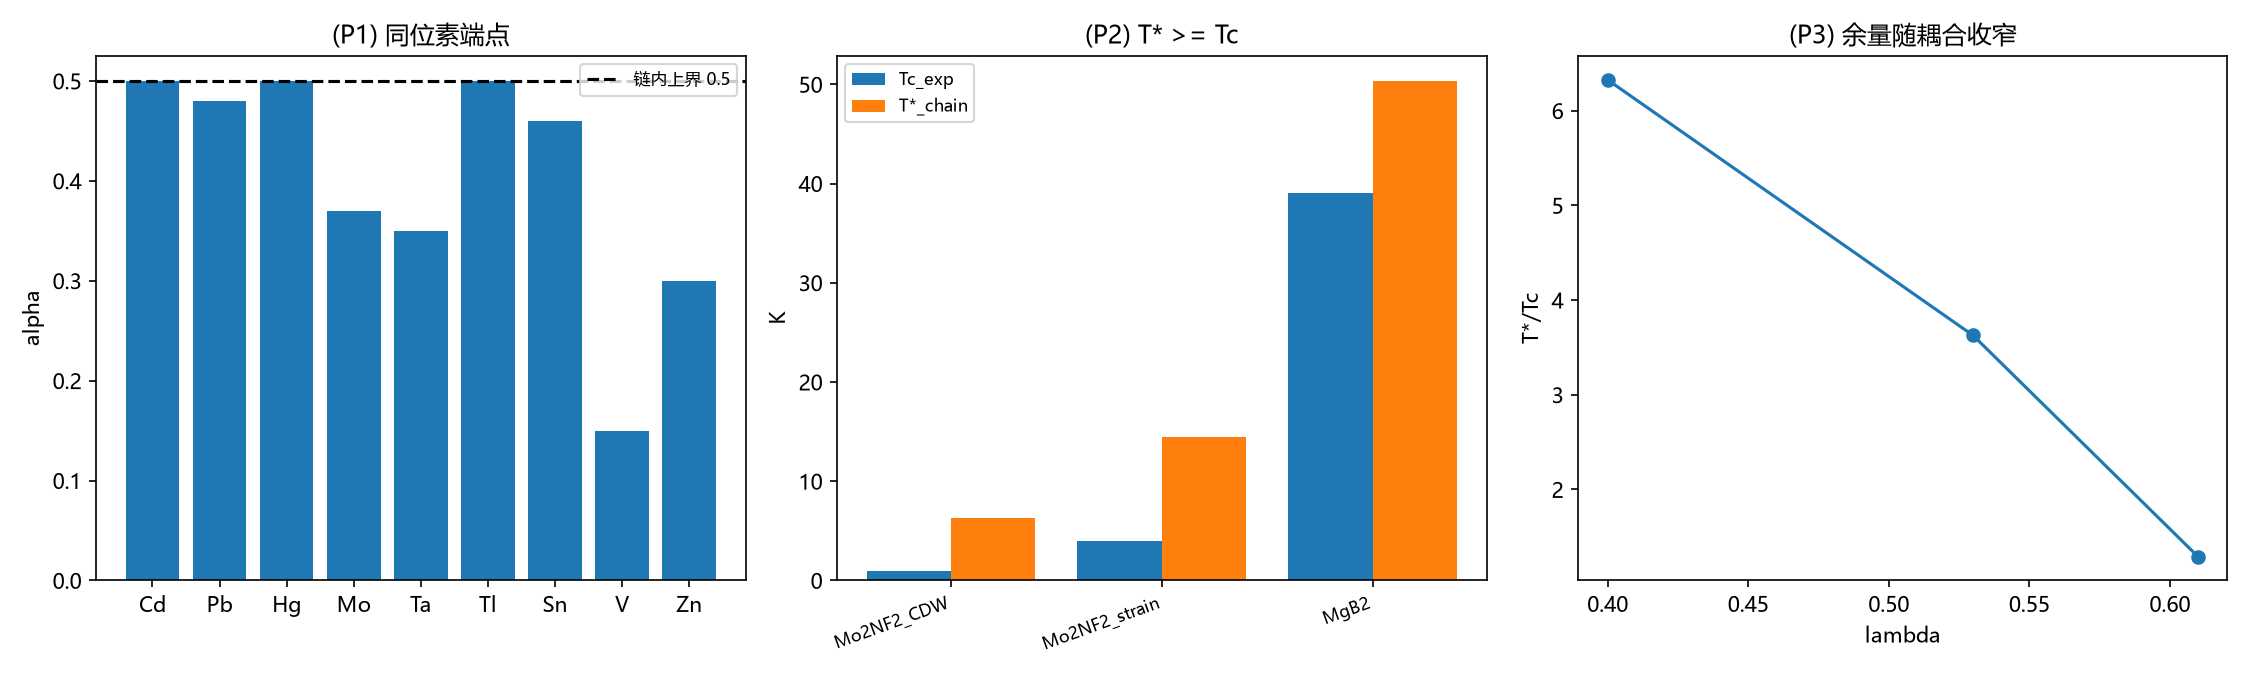

Write Python code to recreate this figure.
# -*- coding: utf-8 -*-
"""预注册判定 R12：T* 上界与同位素端点盲测（第 160 轮）

严格按 07_数据与现象/预注册判定_R12.md 的判据跑数；无拟合、无反解、不挑子集。
运行：python "R12_T星上界与同位素端点盲测.py"（本目录）
输出：R12_T星上界与同位素端点盲测.png / .json
"""
import csv
import json
import numpy as np
import matplotlib
matplotlib.use("Agg")
import matplotlib.pyplot as plt
from pathlib import Path

plt.rcParams["font.sans-serif"] = ["Microsoft YaHei", "SimHei", "DejaVu Sans"]
plt.rcParams["axes.unicode_minus"] = False

BASE = Path("..") / "07_数据与现象"
ELEM = BASE / "实验数据_元素.csv"
IND = BASE / "数据" / "独立参数集_第一性Eliashberg.csv"

PREF = 1.13 * np.exp(-1.0 / 6.0)     # 0.95653


def tstar(lam, wlog):
    return PREF * wlog * np.exp(-(1.0 + lam) / lam)


def read_csv(path):
    rows = []
    with open(path, encoding="utf-8") as fh:
        for line in fh:
            if line.startswith("#") or not line.strip():
                continue
            rows.append(line.rstrip("\n").split(","))
    return rows[0], rows[1:]


checks = {}

# ---- P1 同位素端点（A 类） ----
hdr, data = read_csv(ELEM)
alpha_col = hdr.index("alpha_measured")
alphas = []
for r in data:
    v = r[alpha_col].strip()
    if v:
        alphas.append((r[0], float(v)))
violations = [(e, a) for e, a in alphas if a < 0 or a > 0.5]
checks["P1_alphas"] = {e: a for e, a in alphas}
checks["P1_violations"] = violations
checks["P1_pass"] = len(violations) == 0

# ---- P2 T* >= Tc（B 类） ----
hdr2, data2 = read_csv(IND)
rows = []
for r in data2:
    try:
        lam = float(r[1])
        wlog_raw = r[3].split("(")[0].strip()
        wlog = float(wlog_raw)
        tc_raw = r[6].strip().replace("~", "")
        tc = float(tc_raw)
    except (ValueError, IndexError):
        continue
    ts = tstar(lam, wlog)
    rows.append((r[0], lam, wlog, tc, ts, ts / tc))
checks["P2_rows"] = [
    {"system": s, "lambda": l, "omega_log_K": w, "Tc_exp_K": tc,
     "Tstar_K": ts, "ratio": ratio}
    for s, l, w, tc, ts, ratio in rows
]
checks["P2_pass"] = all(ts >= tc for _, _, _, tc, ts, _ in rows)

# ---- P3 比值随 lambda 单调减 ----
by_lam = sorted(rows, key=lambda x: x[1])
ratios = [x[5] for x in by_lam]
checks["P3_sorted"] = [(x[0], x[1], x[5]) for x in by_lam]
checks["P3_monotone_decrease"] = bool(all(ratios[i] > ratios[i + 1] for i in range(len(ratios) - 1)))
checks["P3_spearman"] = -1.0 if checks["P3_monotone_decrease"] else None
checks["P3_pass"] = checks["P3_monotone_decrease"]

# ---- P4 端点登记（不判） ----
checks["P4_endpoint_count"] = sum(1 for _, a in alphas if abs(a - 0.5) < 1e-9)
checks["P4_MgB2_alpha_external"] = 0.3

# ---------------- 图像 ----------------
fig, axes = plt.subplots(1, 3, figsize=(15, 4.5))

ax = axes[0]
names = [e for e, _ in alphas]
vals = [a for _, a in alphas]
ax.bar(names, vals, color=["tab:red" if (a < 0 or a > 0.5) else "tab:blue" for a in vals])
ax.axhline(0.5, color="k", ls="--", label="链内上界 0.5")
ax.set(ylabel="alpha", title="(P1) 同位素端点")
ax.legend(fontsize=8)

ax = axes[1]
labels = [x[0] for x in rows]
tcv = [x[3] for x in rows]
tsv = [x[4] for x in rows]
xpos = np.arange(len(labels))
ax.bar(xpos - 0.2, tcv, 0.4, label="Tc_exp")
ax.bar(xpos + 0.2, tsv, 0.4, label="T*_chain")
ax.set_xticks(xpos)
ax.set_xticklabels(labels, rotation=20, ha="right", fontsize=8)
ax.set(ylabel="K", title="(P2) T* >= Tc")
ax.legend(fontsize=8)

ax = axes[2]
ax.plot([x[1] for x in by_lam], ratios, "o-")
ax.set(xlabel="lambda", ylabel="T*/Tc", title="(P3) 余量随耦合收窄")

fig.tight_layout()
fig.savefig("R12_T星上界与同位素端点盲测.png", dpi=150)
with open("R12_T星上界与同位素端点盲测.json", "w", encoding="utf-8") as fh:
    json.dump(checks, fh, ensure_ascii=False, indent=2)
print(json.dumps(checks, ensure_ascii=False, indent=2))
